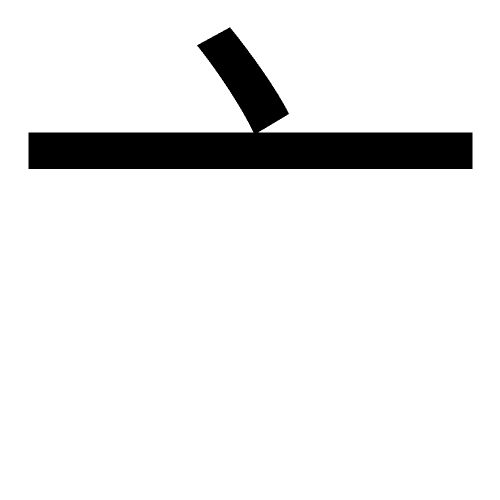
#> input picture reportImages/4ea0.png, 1000 x 1000 px, found by its file name (shown at 1/2 size)
$ python test.py   (older library calls are emulated)
#> lines starting #> are read from the running program, lines starting #| are printed output that depends on the picture; after the words box and inside, x2 and y2 are one past the last pixel; in counts of white or black regions, pixels touching at a corner belong together
### src/layouts.py
from PIL import Image, ImageChops
import numpy as np
from class_definitions import BoundingBox

IMAGES_WIDTH = 1000
IMAGES_HEIGTH = 1000
IMAGES_SIZE = (IMAGES_WIDTH, IMAGES_HEIGTH)

layouts = {
    0: [(0,0,1,1)],
    1: [(0,0,0.5,1), (0.5,0,0.5,1)],
    2: [(0,0,1,0.5), (0,0.5,1,0.5)],
    3: [(0,0,1,1), (0.5,0.5,0.5,0.5)],
    4: [(0,0,1,1), (0.5,0,0.5,0.5)],
    5: [(0,0,1,1), (0,0.5,0.5,0.5)],
    6: [(0,0,1,1), (0.25,0.5,0.5,0.5)],
    7: [(0,0,1,1), (0.25,0,0.5,0.5)],
    8: [(0,0,1,1), (0.5,0.25,0.5,0.5)],
    9: [(0,0,1,1), (0.25,0.25,0.5,0.5)],
    10: [(0,0,0.33,1), (0.33,0,0.34,1), (0.67,0,0.33,1)],
    11: [(0,0,1,0.33), (0,0.33,1,0.34), (0,0.67,1,0.33)],
    12: [(0,0,1,0.5), (0,0.5,0.5,0.5), (0.5,0.5,0.5,0.5)],
    13: [(0,0,0.5,0.5), (0.5,0,0.5,0.5), (0,0.5,1,0.5)],
    14: [(0,0,1,1), (0,0.25,0.5,0.5), (0.5,0.25,0.5,0.5)],
    15: [(0,0,0.5,0.5), (0.5,0,0.5,0.5), (0,0.5,0.5,0.5), (0.5,0.5,0.5,0.5)],
    16: [(0,0,1,0.33), (0,0.33,0.5,0.34), (0.5,0.33,0.5,0.34), (0,0.67,1,0.33)],
    17: [(0,0,1,0.25), (0,0.25,1,0.25), (0,0.5,0.33,0.5), (0.33,0.5,0.34,0.5), (0.67,0.5,0.33,0.5)],
    18: [(0,0,0.5,0.33), (0.5,0,0.5,0.33), (0,0.33,1,0.34), (0,0.67,0.5,0.33), (0.5,0.67,0.5,0.33)],
    19: [(0,0,1,0.33), (0,0.33,0.33,0.34), (0.33,0.33,0.34,0.34), (0.67,0.33,0.33,0.34), (0,0.67,1,0.33)],
    20: [(0,0,1,1), (0.33,0,0.34,1)],
    21: [(0,0,0.5,0.5), (0,0.5,0.5,0.5), (0.5,0,0.5,1)],
    22: [(0,0,0.5,1), (0.5,0,0.5,0.5), (0.5,0.5,0.5,0.5)],
    23: [(0,0,1,1), (0.33,0.33,0.67,0.34), (0.33,0.67,0.67,0.33)],
    24: [(0,0,1,1), (0.33,0.33,0.34,0.67), (0.67,0.33,0.33,0.67)],
    25: [(0,0,1,1), (0,0,0.5,0.5), (0.5,0,0.5,0.5)],
    26: [(0,0,1,0.25), (0,0.25,1,0.25), (0,0.5,1,0.25), (0,0.75,1,0.25)],
    27: [(0,0,1,1), (0,0,0.5,0.5), (0.5,0,0.5,0.5), (0,0.5,0.5,0.5), (0.5,0.5,0.5,0.5)],
    28: [(0,0,1,1), (0,0.33,1,0.34)],
    29: [(0,0,0.5,1), (0.5,0,0.5,1), (0,0.33,1,0.34)],
    30: [(0,0,1,0.5), (0,0.5,1,0.5), (0.33,0.5,0.34,0.33)],
    31: [(0,0,1,0.5), (0.33,0,0.34,0.5), (0,0.5,1,0.5)],
    32: [(0,0,0.33,0.5), (0.33,0,0.34,0.5), (0.67,0,0.33,0.5), (0,0.5,1,0.5)],
    33: [(0,0,1,0.25), (0,0.25,1,0.25), (0,0.5,0.5,0.5), (0.5,0.5,0.5,0.5)],
    34: [(0,0,1,0.67), (0,0.33,0.33,0.34), (0.67,0.33,0.33,0.34), (0,0.67,1,0.33)],
    35: [(0,0,0.5,1), (0.5,0,0.5,0.33), (0.5,0.33,0.5,0.34), (0.5,0.67,0.5,0.33)],
    36: [(0,0,1,0.2), (0,0.2,1,0.2), (0,0.4,1,0.2), (0,0.6,1,0.2), (0,0.8,1,0.2)]
}

def findBoundingBox(image):
    img = np.invert(np.asarray(image))
    rows = np.any(img, axis=1)
    cols = np.any(img, axis=0)
    ymin, ymax = np.where(rows)[0][[0, -1]]
    xmin, xmax = np.where(cols)[0][[0, -1]]
    return BoundingBox(xmin, ymin, xmax-xmin, ymax-ymin)

# [40 lines left out: function findCutout, not called in this run]

def needsResizing(targetB, charB):
    return (targetB.dx < charB.dx or targetB.dy < charB.dy)

# [20 lines left out: function applyLayout, not called in this run]

def applyPreciseLayout(boxes, images):
    if (len(images) != len(boxes)):
        print("incorrect lengths")
        # Throw error
    else:
        outImage = Image.new("1", IMAGES_SIZE, 1)
        for i in range(len(images)):
            image = images[i]
            targetBox = boxes[i]
            charBox = findBoundingBox(image)
            char = image.crop(charBox.getBoxOutline()).resize(targetBox.getSize())
            outImage.paste(char, targetBox.getBoxOutline(), outImage.crop(targetBox.getBoxOutline()))
    return outImage

### src/class_definitions.py
class CharDef:
    # [7 lines left out: function __init__, not called in this run]

    def __str__(self):
        return str((self.uid, self.lid, self.compIds, self.preciseDef))

    def __repr__(self):
        return str(self)

    def setPreciseDef(self, boxes):
        self.preciseDef = True
        self.boxes = boxes

class BoundingBox():
    def __init__(self, x, y, dx, dy):
        self.x = x
        self.y = y
        self.dx = dx
        self.dy = dy

    def __str__(self):
        return str((self.x, self.y, self.dx, self.dy))

    def __repr__(self):
        return str(self)

    def getSize(self):
        return (self.dx,self.dy)

    def getBoxOutline(self):
        return (self.x, self.y, self.x + self.dx, self.y + self.dy)

class ArrayCollection:
    # [6 lines left out: function __init__, not called in this run]

    def addCharacter(self, character):
        self.character = character

    def addRoughDef(self, roughDefinition):
        self.roughDefinition = roughDefinition

    def addLossMap(self, lossMap):
        self.lossMap = lossMap

    def isComplete(self):
        return self.roughDefinition is not None # and self.character is not None

    # [7 lines left out: function printIncomplete, not called in this run]

    def asList(self):
        return [self.uid, self.style, self.character, self.roughDefinition, self.lossMap]

### src/test.py
import time
import os
import glob
import numpy as np
from PIL import Image, ImageDraw
from array_display import display_array
import pickle
from io import BytesIO
import scipy.misc as misc
import tensorflow as tf
from  class_definitions import BoundingBox
from layouts import applyLayout, applyPreciseLayout
from findPosition_v3 import regionLabeling, img_frombytes
from findPosition_v2 import findBoxes
from xor_pool2d import xor_pool2d3x3
from loss_map import compute_loss_map

def main():
    image1 = Image.open("../characterImages/Regular/4ea0.png")
#> image1 is the input picture: PIL image 1000x1000 1; 91.9% white; 1 black region, box (x1, y1, x2, y2) and area: (57, 55, 945, 338) 81080
    image2 = Image.open("../characterImages/Regular/51e0.png")
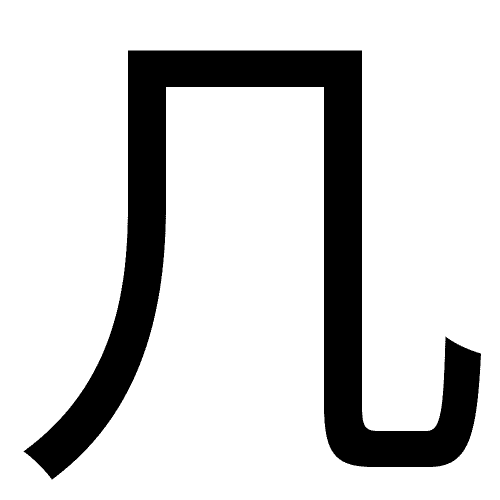
#> input picture reportImages/51e0.png, 1000 x 1000 px, found by its file name (shown at 1/2 size)
#> image2 is the input picture: PIL image 1000x1000 1; 82% white; 1 black region, box (x1, y1, x2, y2) and area: (47, 101, 962, 959) 180437
    images = [image1, image2]
    box1 = BoundingBox(69, 30, 866, 266)
    box2 = BoundingBox(43, 404, 918, 557)
    boxes = [box1, box2]
    image3 = applyPreciseLayout(boxes, images)
#> in applyPreciseLayout, `outImage = Image.new("1", IMAGES_SIZE, 1)`: outImage: PIL image 1000x1000 1; every value is 1
#> the loop in applyPreciseLayout, `for i in range(len(images)):` made 2 passes
#> (ymax in findBoundingBox, xmax in findBoundingBox) on passes 1 to 2: (337, 944), (958, 961)
#> pass 1, in findBoundingBox, `img = np.invert(np.asarray(image))`:
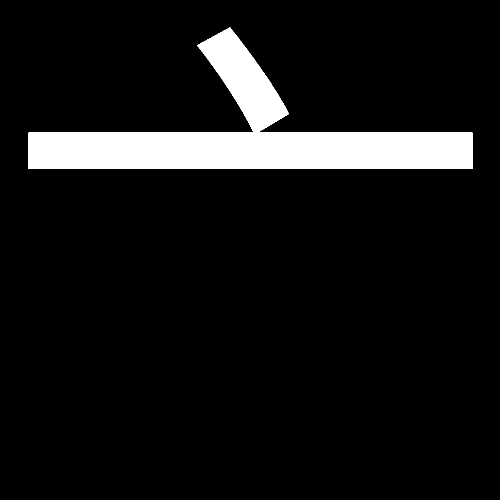
#> img: shape (1000, 1000) bool (shown at 1/2 size); 8.1% white; 1 white region, box (x1, y1, x2, y2) and area: (57, 55, 945, 338) 81080
#> pass 1, in applyPreciseLayout, `char = image.crop(charBox.getBoxOutline()).resize(targetBox.getSize())`:
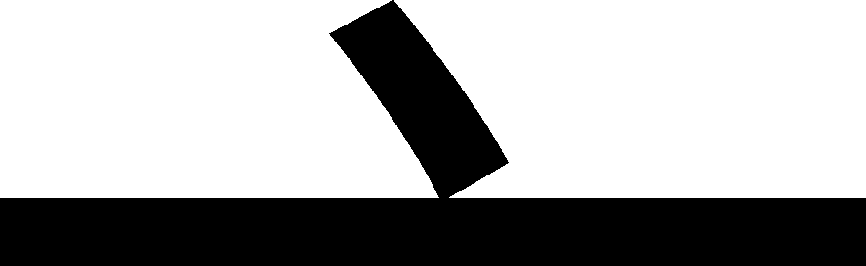
#> char: PIL image 866x266 1; 67.9% white; 1 black region, box (x1, y1, x2, y2) and area: (0, 0, 866, 266) 73851
#> pass 2, in applyPreciseLayout, `char = image.crop(charBox.getBoxOutline()).resize(targetBox.getSize())`:
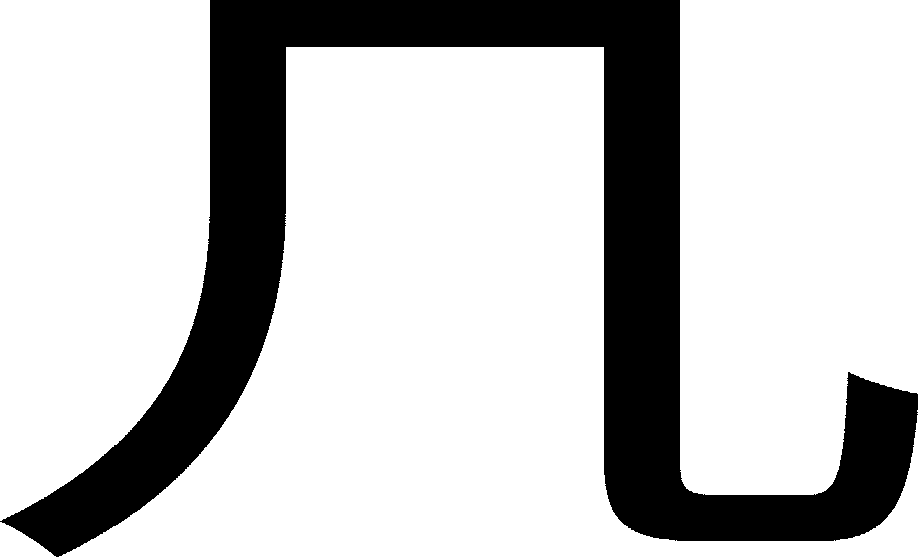
#> char: PIL image 918x557 1; 77.1% white; 1 black region, box (x1, y1, x2, y2) and area: (0, 0, 918, 557) 117253
#> after the loop in applyPreciseLayout, `for i in range(len(images)):`:
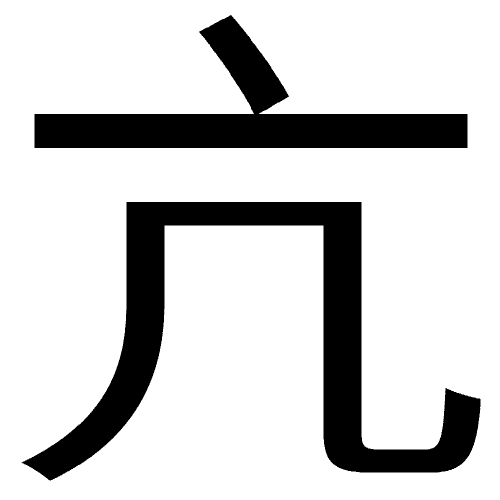
#> outImage: PIL image 1000x1000 1 (shown at 1/2 size); 80.9% white; 2 black regions, box (x1, y1, x2, y2) and area: (43, 404, 961, 961) 117253, (69, 30, 935, 296) 73851
    image3.save("../testFiles/Regular_4ea2.png")

# [72 lines left out: functions main8, main7, main6, main5, main4, main3 and 1 more, not called in this run]


if __name__ == "__main__":
    start = time.time()
    main()
    end = time.time()
    print("Execution time: " + str(int(end-start)) + " seconds")
